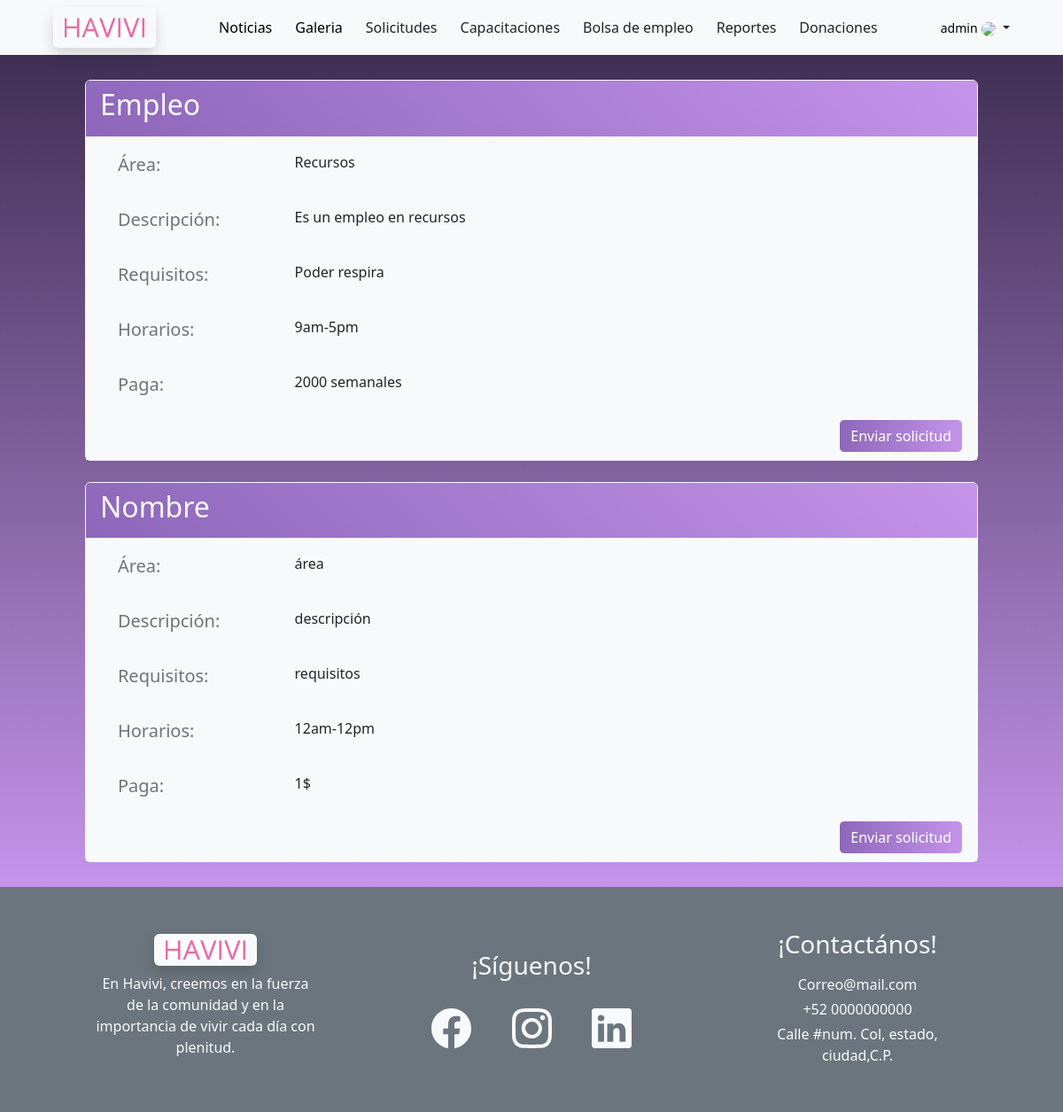
The page /empleo/ (signed in) on the database its author committed.
### main/models.py (models this page shows)
class Empleos(models.Model):
    titulo = models.CharField(max_length=100)
    área = models.CharField(max_length=100)
    descripción = models.CharField(max_length=1000)
    requisitos = models.CharField(max_length=500)
    horario = models.CharField(max_length=100)
    paga = models.CharField(max_length=100)

### main/views.py (the view)
# urls.py: path('empleo/', views.bolsa_view, name="empleo"),
def bolsa_view(request):
    empleos = Empleos.objects.all()
    return render(request, 'bolsa_de_empleo.html',{
        'empleos' : empleos
    })

### main/templates/bolsa_de_empleo.html (shortened to what this page needs)
{% include 'layouts/navBar.html' %}
{% load static %}
{% block styles %}
<link href="https://cdn.jsdelivr.net/npm/bootstrap@5.3.3/dist/css/bootstrap.min.css" rel="stylesheet">
<link rel="stylesheet" type="text/css" href="{% static '/css/empleo.css' %}" />
{% endblock %}
{% block content %}
<section class="px-5 py-1 position-relative" id="emp-section">
    {%for empleos in empleos%}
    <div class="card text-light border-light bg-transparent my-4 mx-5">
        <div class="card-header border-light">
            <h2 class="text-start text-light">{{empleos.titulo}}</h1>
        </div>
        <div class="card-text bg-light">
            <div class="row gx-5 justify-content-center">
                <p class="col-2 text-start text-secondary my-2 mx-3 py-2 px-3 fs-5">Área: </p>
                <p class="col-9 text-start text-dark my-2 py-2 fs-0">{{empleos.área}}</p>
            </div>
            <div class="row gx-5 justify-content-center">
                <p class="col-2 text-start text-secondary my-2 mx-3 py-2 px-3 fs-5">Descripción: </p>
                <p class="col-9 text-start text-dark my-2 py-2 fs-0">{{empleos.descripción}}</p>
            </div>
            <div class="row gx-5 justify-content-center">
                <p class="col-2 text-start text-secondary my-2 mx-3 py-2 px-3 fs-5">Requisitos: </p>
                <p class="col-9 text-start text-dark my-2 py-2 fs-0">{{empleos.requisitos}}</p>
            </div>
            <div class="row gx-5 justify-content-center">
                <p class="col-2 text-start text-secondary my-2 mx-3 py-2 px-3 fs-5">Horarios: </p>
                <p class="col-9 text-start text-dark my-2 py-2 fs-0">{{empleos.horario}}</p>
            </div>
            <div class="row gx-5 justify-content-center">
                <p class="col-2 text-start text-secondary my-2 mx-3 py-2 px-3 fs-5">Paga: </p>
                <p class="col-9 text-start text-dark my-2 py-2 fs-0">{{empleos.paga}}</p>
            </div>
            <input id="env-sol" class="my-2 mx-3 btn border-light float-end" type="button" value="Enviar solicitud">
        </div>
    </div>
    {%endfor%}
</section>
<section class="container-fluid bg-secondary">
    <div class="row p-5">
        <div class="align-middle col mx-5 align-self-center text-center">
            <button type="button" class="btn text-center shadow bg-light m-auto" onclick="homeRed()">
                <img src="{% static 'img/nav/havivi.png' %}" class="align-self-center m-auto navbar-brand text-center" width="90px">
            </button>
            <p class="my-2 text-light">En Havivi, creemos en la fuerza de la comunidad y en la importancia de vivir cada día con plenitud.</p>
        </div>
        <div class="align-middle col mx-5 align-self-center text-center">
            <div class="row text-light">
                <h5 class="my-3 fs-3">¡Síguenos!</h5>
                <div class="col my-3">
                    <a class="link-light" target="_blank" rel="noopener noreferrer" href="https://www.facebook.com/">
                    </a>
                </div>
                <div class="col my-3">
                    <a class="link-light" target="_blank" rel="noopener noreferrer" href="https://www.instagram.com/">
                    </a>
                </div>
                <div class="col my-3">
                    <a class="link-light" target="_blank" rel="noopener noreferrer" href="https://www.linkedin.com/">
                    </a>
                </div>
            </div>
        </div>
        <div class="align-middle col mx-5 align-self-center text-center text-light">
            <h5 class="mb-3 fs-3">¡Contactános!</h5>
            <p class="my-1">Correo@mail.com</p>
            <p class="my-1">+52 0000000000</p>
            <p class="my-1">Calle #num. Col, estado, ciudad,C.P.</p>
        </div>
    </div>
</section>
{% endblock %}

### main/templates/layouts/navBar.html (shortened to what this page needs)
{% load static %}
{% block styles %}
<link rel="stylesheet" type="text/css" href="{% static '/css/navbar.css' %}" />
<link href="https://cdn.jsdelivr.net/npm/bootstrap@5.3.3/dist/css/bootstrap.min.css" rel="stylesheet">
{% endblock %}
<nav class="navbar navbar-expand-md navbar-light bg-light px-5 z-3">
    <div class="container-fluid justify-content-center">
        <button type="button" class="btn text-center shadow bg-light" onclick="homeRed()">
            <img src="{% static 'img/nav/havivi.png' %}" class="align-self-center m-auto navbar-brand text-center" width="90px">
        </button>
        <div class="collapse navbar-collapse navBarContainer flex-grow-0 mx-auto" id="navbarSupportedContent">
            <ul class="nav text-center">
                <li class="nav-item dropdown">
                    <button type="button" class="btn">
                        <a class="text-black text-decoration-none" onclick="newsRed()">Noticias</a>
                    </button>
                </li>
                <li class="nav-item dropdown text-center">
                    <button type="button" class="btn">
                        <a class="text-black text-decoration-none" onclick="galeriaRed()">Galeria</a>
                    </button>
                </li>
                <li class="nav-item dropdown">
                    <button type="button" class="btn" onclick="solicitudesRed()">Solicitudes</button>
                </li>
                <li class="nav-item">
                    <button type="button" class="btn" onclick="capacitacionesRed()">Capacitaciones</button>
                </li>
                <li class="nav-item">
                    <button type="button" class="btn" onclick="empleoRed()">Bolsa de empleo</button>
                </li>
                <li class="nav-item">
                    <button type="button" class="btn" onclick="reportesRed()">Reportes</button>
                </li>
                <li class="nav-item">
                    <button type="button" class="btn" onclick="donacionesRed()">Donaciones</button>
                </li>
            </ul>
        </div>
        {% if user.is_authenticated %}
        <div class="nav-item dropdown no-arrow">
            <a class="nav-link dropdown-toggle" href="#" id="userDropdown" role="button"
                data-toggle="dropdown" aria-haspopup="true" aria-expanded="false">
                {% if user.is_superuser == 1 %}
                <span class="mr-2 d-none d-lg-inline text-black-600 small" style="color: black;">{{ user.username }}</span>
                {% else %}
                <span class="mr-2 d-none d-lg-inline text-black-600 small" style="color: black;">{{ user }}</span>
                {% endif %}
                {% if user.avatar %}
                <img class="img-profile rounded-circle" src="">
                {% else %}
                <img class="img-profile rounded-circle"
                    src="/media/default.png">
                {% endif %}
            </a>
        </div>
        {% else %}
        <div>
            <button id="inicio-btn" class="btn" type="submit" onclick="loginRedirect()">Iniciar sesión</button>
            <button id="reg-btn" type="button" class="btn ml-1">¡Registrate!</button>
        </div>
        {% endif %}
    </div>
</nav>

### main/static/css/empleo.css (style rules this page uses)
#emp-section { background-image: linear-gradient(#402F54, #C494EA); }
.card-header { background-image: linear-gradient(45deg, #8D67BA, #C494EA); }
#env-sol { border-style: solid ; color: white ; background-image: linear-gradient(90deg, #8D67BA, #C494EA); }

### rows shown on the page
Empleos: titulo "Empleo", área "Recursos", descripción "Es un empleo en recursos", requisitos "Poder respira", horario "9am-5pm", paga "2000 semanales"
Empleos: titulo "Nombre", área "área", descripción "descripción", requisitos "requisitos", horario "12am-12pm", paga "1$"

### other values the page prints
{{ user.username }} "admin"
